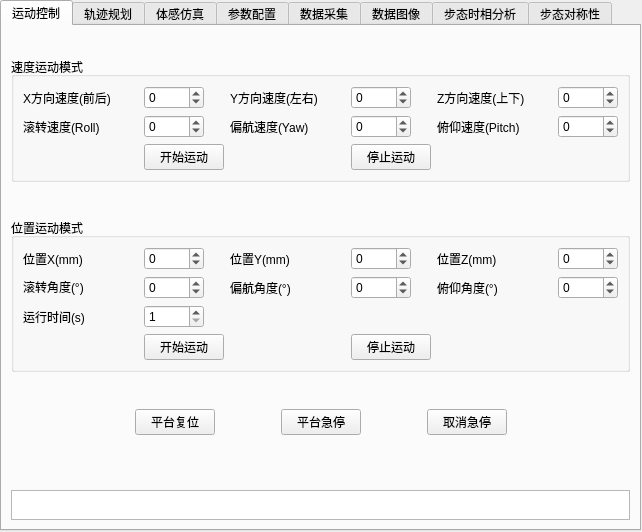
<?xml version="1.0" encoding="UTF-8"?>
<ui version="4.0">
 <class>MainWindow</class>
 <widget class="QMainWindow" name="MainWindow">
  <property name="geometry">
   <rect>
    <x>0</x>
    <y>0</y>
    <width>642</width>
    <height>532</height>
   </rect>
  </property>
  <property name="windowTitle">
   <string>MainWindow</string>
  </property>
  <widget class="QWidget" name="centralwidget">
   <widget class="QTabWidget" name="TabMotionControl">
    <property name="geometry">
     <rect>
      <x>0</x>
      <y>0</y>
      <width>641</width>
      <height>531</height>
     </rect>
    </property>
    <property name="minimumSize">
     <size>
      <width>60</width>
      <height>0</height>
     </size>
    </property>
    <property name="currentIndex">
     <number>0</number>
    </property>
    <widget class="QWidget" name="tabControl">
     <attribute name="title">
      <string>运动控制</string>
     </attribute>
     <layout class="QVBoxLayout" name="verticalLayout">
      <item>
       <spacer name="verticalSpacer_4">
        <property name="orientation">
         <enum>Qt::Vertical</enum>
        </property>
        <property name="sizeHint" stdset="0">
         <size>
          <width>20</width>
          <height>20</height>
         </size>
        </property>
       </spacer>
      </item>
      <item>
       <widget class="QGroupBox" name="boxSpeedMode">
        <property name="sizePolicy">
         <sizepolicy hsizetype="Preferred" vsizetype="Fixed">
          <horstretch>0</horstretch>
          <verstretch>0</verstretch>
         </sizepolicy>
        </property>
        <property name="title">
         <string>速度运动模式</string>
        </property>
        <layout class="QGridLayout" name="gridLayout">
         <item row="0" column="0">
          <widget class="QLabel" name="label">
           <property name="text">
            <string>X方向速度(前后)</string>
           </property>
          </widget>
         </item>
         <item row="1" column="3">
          <widget class="QSpinBox" name="boxSpeedYaw">
           <property name="sizePolicy">
            <sizepolicy hsizetype="Fixed" vsizetype="Fixed">
             <horstretch>0</horstretch>
             <verstretch>0</verstretch>
            </sizepolicy>
           </property>
           <property name="minimumSize">
            <size>
             <width>60</width>
             <height>0</height>
            </size>
           </property>
           <property name="maximumSize">
            <size>
             <width>60</width>
             <height>16777215</height>
            </size>
           </property>
           <property name="minimum">
            <number>-200</number>
           </property>
           <property name="maximum">
            <number>200</number>
           </property>
          </widget>
         </item>
         <item row="1" column="4">
          <widget class="QLabel" name="label_6">
           <property name="text">
            <string>俯仰速度(Pitch)</string>
           </property>
          </widget>
         </item>
         <item row="0" column="3">
          <widget class="QSpinBox" name="boxSpeedY">
           <property name="sizePolicy">
            <sizepolicy hsizetype="Fixed" vsizetype="Fixed">
             <horstretch>0</horstretch>
             <verstretch>0</verstretch>
            </sizepolicy>
           </property>
           <property name="minimumSize">
            <size>
             <width>60</width>
             <height>0</height>
            </size>
           </property>
           <property name="maximumSize">
            <size>
             <width>60</width>
             <height>16777215</height>
            </size>
           </property>
           <property name="minimum">
            <number>-200</number>
           </property>
           <property name="maximum">
            <number>200</number>
           </property>
          </widget>
         </item>
         <item row="1" column="0">
          <widget class="QLabel" name="label_4">
           <property name="text">
            <string>滚转速度(Roll)</string>
           </property>
          </widget>
         </item>
         <item row="0" column="4">
          <widget class="QLabel" name="label_3">
           <property name="text">
            <string>Z方向速度(上下)</string>
           </property>
          </widget>
         </item>
         <item row="1" column="1">
          <widget class="QSpinBox" name="boxSpeedRoll">
           <property name="sizePolicy">
            <sizepolicy hsizetype="Fixed" vsizetype="Fixed">
             <horstretch>0</horstretch>
             <verstretch>0</verstretch>
            </sizepolicy>
           </property>
           <property name="minimumSize">
            <size>
             <width>60</width>
             <height>0</height>
            </size>
           </property>
           <property name="maximumSize">
            <size>
             <width>60</width>
             <height>16777215</height>
            </size>
           </property>
           <property name="minimum">
            <number>-200</number>
           </property>
           <property name="maximum">
            <number>200</number>
           </property>
          </widget>
         </item>
         <item row="2" column="3">
          <widget class="QPushButton" name="btnSpeedModeStop">
           <property name="text">
            <string>停止运动</string>
           </property>
          </widget>
         </item>
         <item row="1" column="2">
          <widget class="QLabel" name="label_5">
           <property name="text">
            <string>偏航速度(Yaw)</string>
           </property>
          </widget>
         </item>
         <item row="0" column="1">
          <widget class="QSpinBox" name="boxSpeedX">
           <property name="sizePolicy">
            <sizepolicy hsizetype="Fixed" vsizetype="Fixed">
             <horstretch>60</horstretch>
             <verstretch>0</verstretch>
            </sizepolicy>
           </property>
           <property name="minimumSize">
            <size>
             <width>60</width>
             <height>0</height>
            </size>
           </property>
           <property name="minimum">
            <number>-200</number>
           </property>
           <property name="maximum">
            <number>200</number>
           </property>
          </widget>
         </item>
         <item row="0" column="2">
          <widget class="QLabel" name="label_2">
           <property name="text">
            <string>Y方向速度(左右)</string>
           </property>
          </widget>
         </item>
         <item row="1" column="5">
          <widget class="QSpinBox" name="boxSpeedPitch">
           <property name="sizePolicy">
            <sizepolicy hsizetype="Fixed" vsizetype="Fixed">
             <horstretch>0</horstretch>
             <verstretch>0</verstretch>
            </sizepolicy>
           </property>
           <property name="minimumSize">
            <size>
             <width>60</width>
             <height>0</height>
            </size>
           </property>
           <property name="maximumSize">
            <size>
             <width>60</width>
             <height>16777215</height>
            </size>
           </property>
           <property name="minimum">
            <number>-200</number>
           </property>
           <property name="maximum">
            <number>200</number>
           </property>
          </widget>
         </item>
         <item row="0" column="5">
          <widget class="QSpinBox" name="boxSpeedZ">
           <property name="sizePolicy">
            <sizepolicy hsizetype="Fixed" vsizetype="Fixed">
             <horstretch>0</horstretch>
             <verstretch>0</verstretch>
            </sizepolicy>
           </property>
           <property name="minimumSize">
            <size>
             <width>60</width>
             <height>0</height>
            </size>
           </property>
           <property name="maximumSize">
            <size>
             <width>60</width>
             <height>16777215</height>
            </size>
           </property>
           <property name="minimum">
            <number>-200</number>
           </property>
           <property name="maximum">
            <number>200</number>
           </property>
          </widget>
         </item>
         <item row="2" column="1">
          <widget class="QPushButton" name="btnSpeedModeStart">
           <property name="text">
            <string>开始运动</string>
           </property>
          </widget>
         </item>
        </layout>
       </widget>
      </item>
      <item>
       <spacer name="verticalSpacer_2">
        <property name="orientation">
         <enum>Qt::Vertical</enum>
        </property>
        <property name="sizeType">
         <enum>QSizePolicy::Expanding</enum>
        </property>
        <property name="sizeHint" stdset="0">
         <size>
          <width>20</width>
          <height>30</height>
         </size>
        </property>
       </spacer>
      </item>
      <item>
       <widget class="QGroupBox" name="boxPositionMode">
        <property name="sizePolicy">
         <sizepolicy hsizetype="Preferred" vsizetype="Fixed">
          <horstretch>0</horstretch>
          <verstretch>0</verstretch>
         </sizepolicy>
        </property>
        <property name="title">
         <string>位置运动模式</string>
        </property>
        <layout class="QGridLayout" name="gridLayout_2">
         <item row="0" column="6">
          <widget class="QLabel" name="label_8">
           <property name="text">
            <string>位置Y(mm)</string>
           </property>
          </widget>
         </item>
         <item row="0" column="12">
          <widget class="QSpinBox" name="boxPosZ">
           <property name="minimumSize">
            <size>
             <width>60</width>
             <height>0</height>
            </size>
           </property>
           <property name="maximumSize">
            <size>
             <width>60</width>
             <height>16777215</height>
            </size>
           </property>
           <property name="minimum">
            <number>-300</number>
           </property>
           <property name="maximum">
            <number>300</number>
           </property>
          </widget>
         </item>
         <item row="0" column="0">
          <widget class="QLabel" name="label_7">
           <property name="text">
            <string>位置X(mm)</string>
           </property>
          </widget>
         </item>
         <item row="6" column="0">
          <widget class="QLabel" name="label_13">
           <property name="text">
            <string>运行时间(s)</string>
           </property>
          </widget>
         </item>
         <item row="6" column="1">
          <widget class="QSpinBox" name="boxRunTime">
           <property name="sizePolicy">
            <sizepolicy hsizetype="Fixed" vsizetype="Fixed">
             <horstretch>0</horstretch>
             <verstretch>0</verstretch>
            </sizepolicy>
           </property>
           <property name="minimumSize">
            <size>
             <width>60</width>
             <height>0</height>
            </size>
           </property>
           <property name="maximumSize">
            <size>
             <width>60</width>
             <height>16777215</height>
            </size>
           </property>
           <property name="minimum">
            <number>1</number>
           </property>
          </widget>
         </item>
         <item row="1" column="1">
          <widget class="QSpinBox" name="boxPosRoll">
           <property name="sizePolicy">
            <sizepolicy hsizetype="Fixed" vsizetype="Fixed">
             <horstretch>60</horstretch>
             <verstretch>0</verstretch>
            </sizepolicy>
           </property>
           <property name="minimumSize">
            <size>
             <width>60</width>
             <height>0</height>
            </size>
           </property>
           <property name="maximumSize">
            <size>
             <width>60</width>
             <height>16777215</height>
            </size>
           </property>
           <property name="minimum">
            <number>-300</number>
           </property>
           <property name="maximum">
            <number>300</number>
           </property>
          </widget>
         </item>
         <item row="1" column="12">
          <widget class="QSpinBox" name="boxPosPitch">
           <property name="sizePolicy">
            <sizepolicy hsizetype="Fixed" vsizetype="Fixed">
             <horstretch>0</horstretch>
             <verstretch>0</verstretch>
            </sizepolicy>
           </property>
           <property name="minimumSize">
            <size>
             <width>60</width>
             <height>0</height>
            </size>
           </property>
           <property name="maximumSize">
            <size>
             <width>60</width>
             <height>16777215</height>
            </size>
           </property>
           <property name="minimum">
            <number>-300</number>
           </property>
           <property name="maximum">
            <number>300</number>
           </property>
          </widget>
         </item>
         <item row="1" column="7">
          <widget class="QSpinBox" name="boxPosYaw">
           <property name="sizePolicy">
            <sizepolicy hsizetype="Fixed" vsizetype="Fixed">
             <horstretch>0</horstretch>
             <verstretch>0</verstretch>
            </sizepolicy>
           </property>
           <property name="minimumSize">
            <size>
             <width>60</width>
             <height>0</height>
            </size>
           </property>
           <property name="maximumSize">
            <size>
             <width>60</width>
             <height>16777215</height>
            </size>
           </property>
           <property name="minimum">
            <number>-300</number>
           </property>
           <property name="maximum">
            <number>300</number>
           </property>
          </widget>
         </item>
         <item row="1" column="6">
          <widget class="QLabel" name="label_11">
           <property name="text">
            <string>偏航角度(°)</string>
           </property>
          </widget>
         </item>
         <item row="1" column="0">
          <widget class="QLabel" name="label_10">
           <property name="sizePolicy">
            <sizepolicy hsizetype="Preferred" vsizetype="Fixed">
             <horstretch>0</horstretch>
             <verstretch>0</verstretch>
            </sizepolicy>
           </property>
           <property name="text">
            <string>滚转角度(°)</string>
           </property>
          </widget>
         </item>
         <item row="0" column="1">
          <widget class="QSpinBox" name="boxPosX">
           <property name="sizePolicy">
            <sizepolicy hsizetype="Fixed" vsizetype="Fixed">
             <horstretch>0</horstretch>
             <verstretch>0</verstretch>
            </sizepolicy>
           </property>
           <property name="minimumSize">
            <size>
             <width>60</width>
             <height>0</height>
            </size>
           </property>
           <property name="maximumSize">
            <size>
             <width>60</width>
             <height>16777215</height>
            </size>
           </property>
           <property name="minimum">
            <number>-300</number>
           </property>
          </widget>
         </item>
         <item row="0" column="7">
          <widget class="QSpinBox" name="boxPosY">
           <property name="sizePolicy">
            <sizepolicy hsizetype="Fixed" vsizetype="Fixed">
             <horstretch>0</horstretch>
             <verstretch>0</verstretch>
            </sizepolicy>
           </property>
           <property name="minimumSize">
            <size>
             <width>60</width>
             <height>0</height>
            </size>
           </property>
           <property name="maximumSize">
            <size>
             <width>60</width>
             <height>16777215</height>
            </size>
           </property>
           <property name="minimum">
            <number>-300</number>
           </property>
           <property name="maximum">
            <number>300</number>
           </property>
          </widget>
         </item>
         <item row="1" column="11">
          <widget class="QLabel" name="label_12">
           <property name="text">
            <string>俯仰角度(°)</string>
           </property>
          </widget>
         </item>
         <item row="0" column="11">
          <widget class="QLabel" name="label_9">
           <property name="text">
            <string>位置Z(mm)</string>
           </property>
          </widget>
         </item>
         <item row="7" column="7">
          <widget class="QPushButton" name="btnPositionModeStop">
           <property name="text">
            <string>停止运动</string>
           </property>
          </widget>
         </item>
         <item row="7" column="1">
          <widget class="QPushButton" name="btnPositionModeStart">
           <property name="text">
            <string>开始运动</string>
           </property>
          </widget>
         </item>
        </layout>
       </widget>
      </item>
      <item>
       <spacer name="verticalSpacer_3">
        <property name="orientation">
         <enum>Qt::Vertical</enum>
        </property>
        <property name="sizeType">
         <enum>QSizePolicy::Expanding</enum>
        </property>
        <property name="sizeHint" stdset="0">
         <size>
          <width>20</width>
          <height>20</height>
         </size>
        </property>
       </spacer>
      </item>
      <item>
       <widget class="QWidget" name="widget" native="true">
        <property name="sizePolicy">
         <sizepolicy hsizetype="Preferred" vsizetype="Fixed">
          <horstretch>0</horstretch>
          <verstretch>0</verstretch>
         </sizepolicy>
        </property>
        <layout class="QHBoxLayout" name="horizontalLayout">
         <item>
          <spacer name="horizontalSpacer">
           <property name="orientation">
            <enum>Qt::Horizontal</enum>
           </property>
           <property name="sizeHint" stdset="0">
            <size>
             <width>40</width>
             <height>20</height>
            </size>
           </property>
          </spacer>
         </item>
         <item>
          <widget class="QPushButton" name="btnPlatformReset">
           <property name="text">
            <string>平台复位</string>
           </property>
          </widget>
         </item>
         <item>
          <spacer name="horizontalSpacer_3">
           <property name="orientation">
            <enum>Qt::Horizontal</enum>
           </property>
           <property name="sizeType">
            <enum>QSizePolicy::Fixed</enum>
           </property>
           <property name="sizeHint" stdset="0">
            <size>
             <width>60</width>
             <height>20</height>
            </size>
           </property>
          </spacer>
         </item>
         <item>
          <widget class="QPushButton" name="btnPlatformHalt">
           <property name="text">
            <string>平台急停</string>
           </property>
          </widget>
         </item>
         <item>
          <spacer name="horizontalSpacer_4">
           <property name="orientation">
            <enum>Qt::Horizontal</enum>
           </property>
           <property name="sizeType">
            <enum>QSizePolicy::Fixed</enum>
           </property>
           <property name="sizeHint" stdset="0">
            <size>
             <width>60</width>
             <height>20</height>
            </size>
           </property>
          </spacer>
         </item>
         <item>
          <widget class="QPushButton" name="btnHaltCancel">
           <property name="text">
            <string>取消急停</string>
           </property>
          </widget>
         </item>
         <item>
          <spacer name="horizontalSpacer_2">
           <property name="orientation">
            <enum>Qt::Horizontal</enum>
           </property>
           <property name="sizeHint" stdset="0">
            <size>
             <width>40</width>
             <height>20</height>
            </size>
           </property>
          </spacer>
         </item>
        </layout>
       </widget>
      </item>
      <item>
       <spacer name="verticalSpacer">
        <property name="orientation">
         <enum>Qt::Vertical</enum>
        </property>
        <property name="sizeHint" stdset="0">
         <size>
          <width>20</width>
          <height>40</height>
         </size>
        </property>
       </spacer>
      </item>
      <item>
       <widget class="QTextBrowser" name="textNotice">
        <property name="sizePolicy">
         <sizepolicy hsizetype="Expanding" vsizetype="Fixed">
          <horstretch>0</horstretch>
          <verstretch>0</verstretch>
         </sizepolicy>
        </property>
        <property name="minimumSize">
         <size>
          <width>0</width>
          <height>30</height>
         </size>
        </property>
        <property name="maximumSize">
         <size>
          <width>16777215</width>
          <height>30</height>
         </size>
        </property>
       </widget>
      </item>
     </layout>
    </widget>
    <widget class="QWidget" name="tabTrajectory">
     <attribute name="title">
      <string>轨迹规划</string>
     </attribute>
    </widget>
    <widget class="QWidget" name="tabWashout">
     <attribute name="title">
      <string>体感仿真</string>
     </attribute>
    </widget>
    <widget class="QWidget" name="tabParameter">
     <attribute name="title">
      <string>参数配置</string>
     </attribute>
    </widget>
    <widget class="QWidget" name="tabDataColl">
     <attribute name="title">
      <string>数据采集</string>
     </attribute>
    </widget>
    <widget class="QWidget" name="tabDataShow">
     <attribute name="title">
      <string>数据图像</string>
     </attribute>
    </widget>
    <widget class="QWidget" name="tabGaitPhase">
     <attribute name="title">
      <string>步态时相分析</string>
     </attribute>
    </widget>
    <widget class="QWidget" name="tabGaitSym">
     <attribute name="title">
      <string>步态对称性</string>
     </attribute>
    </widget>
   </widget>
  </widget>
  <action name="actionspeed">
   <property name="text">
    <string>速度控制</string>
   </property>
  </action>
  <action name="actionpos">
   <property name="text">
    <string>位置控制</string>
   </property>
  </action>
  <action name="actionpath">
   <property name="text">
    <string>轨迹规划</string>
   </property>
  </action>
  <action name="actionHardware">
   <property name="text">
    <string>Port/IP/Motor</string>
   </property>
  </action>
  <action name="actionSerialPort">
   <property name="text">
    <string>SerialPort</string>
   </property>
  </action>
 </widget>
 <resources/>
 <connections/>
</ui>
